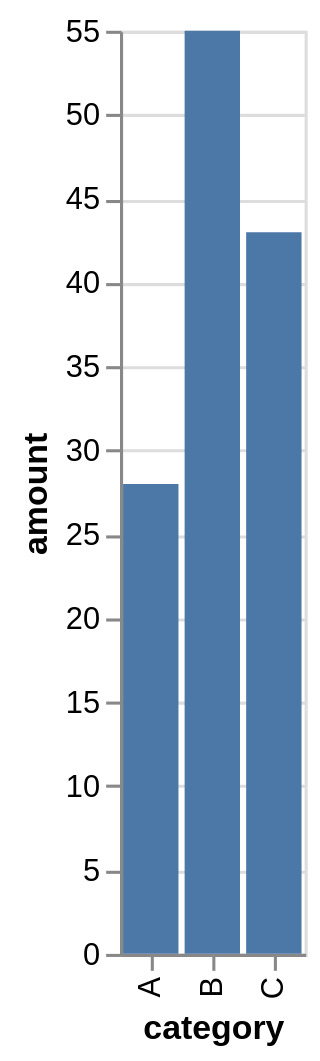

Write a Vega-Lite specification for this figure.
### Vega-Lite specification from a JSON file in a GitHub repository (floating-point values rounded to 4 significant figures)
{"mark": "bar", "data": {"values": [{"category": "A", "amount": 28}, {"category": "B", "amount": 55}, {"category": "C", "amount": 43}]}, "encoding": {"x": {"field": "category", "type": "nominal"}, "y": {"field": "amount", "type": "quantitative"}}}
